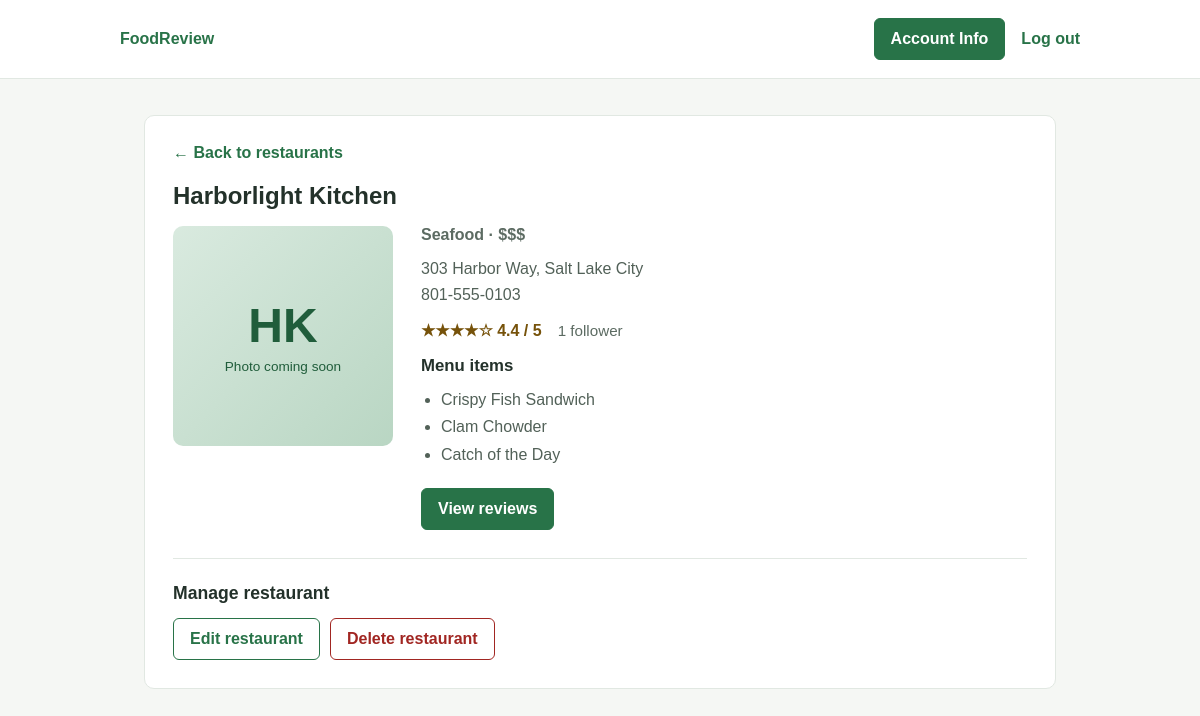
The page /restaurant-details.php?restaurant=3 (signed in) on the database its author committed.
### tables this page shows
CREATE TABLE restaurants (
    restaurant_id INTEGER PRIMARY KEY,
    owner_user_id INTEGER NOT NULL,
    name VARCHAR(255) NOT NULL,
    cuisine_type VARCHAR(100) NOT NULL,
    price_range VARCHAR(50) NOT NULL CHECK (price_range IN ('$', '$$', '$$$', '$$$$')),
    address VARCHAR(255) NOT NULL,
    city VARCHAR(100) NOT NULL,
    phone VARCHAR(30) NOT NULL,
    avg_rating DECIMAL(3, 2),
    created_at TIMESTAMP NOT NULL DEFAULT CURRENT_TIMESTAMP,
    FOREIGN KEY (owner_user_id) REFERENCES users (user_id)
);

CREATE TABLE food_item (
    food_item_id INTEGER PRIMARY KEY,
    restaurant_id INTEGER NOT NULL,
    name VARCHAR(255) NOT NULL,
    description TEXT,
    price DECIMAL(10, 2) NOT NULL,
    category VARCHAR(100) NOT NULL,
    FOREIGN KEY (restaurant_id) REFERENCES restaurants (restaurant_id)
);

### includes/db.php (called while the page is built, shortened)
<?php
function db(): PDO
{
    static $pdo = null;
    if ($pdo === null) {
        $path = __DIR__ . '/../database/restaurants.db';
        $pdo = new PDO('sqlite:' . $path);
        $pdo->setAttribute(PDO::ATTR_ERRMODE, PDO::ERRMODE_EXCEPTION);
        $pdo->setAttribute(PDO::ATTR_DEFAULT_FETCH_MODE, PDO::FETCH_ASSOC);
        $pdo->exec('PRAGMA foreign_keys = ON');
    }
    return $pdo;
}
function parseId($value): ?int
{
    $id = filter_var($value, FILTER_VALIDATE_INT, ['options' => ['min_range' => 1]]);
    return $id === false ? null : $id;
}

### includes/restaurants.php (called while the page is built, shortened)
<?php
require_once __DIR__ . '/db.php';
function getRestaurant(int $restaurantId): ?array
{
    $statement = db()->prepare(RESTAURANT_SELECT . ' WHERE r.restaurant_id = ?');
    $statement->execute([$restaurantId]);
    return $statement->fetch() ?: null;
}
function getFoodItems(int $restaurantId): array
{
    $statement = db()->prepare(
        'SELECT food_item_id AS id, name FROM food_item WHERE restaurant_id = ? ORDER BY food_item_id'
    );
    $statement->execute([$restaurantId]);
    return $statement->fetchAll();
}
function ratingStars($rating): string
{
    $fullStars = max(0, min(5, (int) round((float) $rating)));
    return str_repeat('★', $fullStars) . str_repeat('☆', 5 - $fullStars);
}
function formatRating($rating): string
{
    return $rating === null ? 'No ratings yet' : number_format((float) $rating, 1) . ' / 5';
}
function restaurantInitials(string $name): string
{
    $words = array_filter(explode(' ', $name), fn ($word) => ctype_alpha(substr($word, 0, 1)));
    $letters = array_map(fn ($word) => strtoupper(substr($word, 0, 1)), array_slice($words, 0, 2));
    return implode('', $letters);
}

### includes/auth.php (called while the page is built, shortened)
<?php
require_once __DIR__ . '/db.php';
function currentUser(): ?array
{
    return $_SESSION['user'] ?? null;
}
function hasRole(string ...$roles): bool
{
    $user = currentUser();
    return $user !== null && in_array($user['role'], $roles, true);
}
    ?>
    <?php
function getOwnedRestaurantIds(): array
{
    $statement = db()->prepare('SELECT restaurant_id FROM restaurants WHERE owner_user_id = ? ORDER BY restaurant_id');
    $statement->execute([currentUser()['id']]);
    return array_map('intval', $statement->fetchAll(PDO::FETCH_COLUMN));
}
function canManageRestaurant(int $restaurantId): bool
{
    return hasRole('Admin') || in_array($restaurantId, getOwnedRestaurantIds(), true);
}

### restaurant-details.php (the view, shortened to what this page needs)
<?php
require_once 'includes/auth.php';
require_once 'includes/restaurants.php';
$restaurantId = parseId($_GET['restaurant'] ?? null);
$restaurant = $restaurantId === null ? null : getRestaurant($restaurantId);
if ($restaurant === null) {
    http_response_code(404);
} else {
    $foodItems = getFoodItems($restaurantId);
}
?>
<!DOCTYPE html>
<html lang="en">
<head>
    <link rel="stylesheet" href="css/styles.css">
</head>
<body>
    <?php require_once 'includes/header.php'; ?>
    <main>
        <?php if ($restaurant === null): ?>
            <section class="restaurant-details">
                <h1>Restaurant not found</h1>
                <p class="intro">Choose a restaurant from the list to see its details.</p>
                <a class="details-button" href="restaurant-list.php">Back to restaurants</a>
            </section>
        <?php else: ?>
            <article class="restaurant-details">
                <a class="back-link" href="restaurant-list.php">← Back to restaurants</a>
                <h1><?= htmlspecialchars($restaurant['name'], ENT_QUOTES, 'UTF-8') ?></h1>
                <div class="restaurant-layout">
                    <div class="restaurant-image" role="img" aria-label="<?= htmlspecialchars($restaurant['name'], ENT_QUOTES, 'UTF-8') ?> logo placeholder">
                        <span><?= restaurantInitials($restaurant['name']) ?></span>
                        <small>Photo coming soon</small>
                    </div>
                    <div class="restaurant-info">
                        <p class="restaurant-meta">
                            <?= htmlspecialchars($restaurant['cuisine'], ENT_QUOTES, 'UTF-8') ?> · <?= htmlspecialchars($restaurant['price_range'], ENT_QUOTES, 'UTF-8') ?>
                        </p>
                        <p class="restaurant-description">
                            <?= htmlspecialchars($restaurant['address'] . ', ' . $restaurant['city'], ENT_QUOTES, 'UTF-8') ?><br>
                            <?= htmlspecialchars($restaurant['phone'], ENT_QUOTES, 'UTF-8') ?>
                        </p>
                        <div class="restaurant-stats">
                            <span class="rating" aria-label="Rating: <?= formatRating($restaurant['rating']) ?>">
                                <?= ratingStars($restaurant['rating']) ?> <?= formatRating($restaurant['rating']) ?>
                            </span>
                            <span class="followers"><?= number_format($restaurant['followers']) ?> follower<?= (int) $restaurant['followers'] === 1 ? '' : 's' ?></span>
                        </div>
                        <h2 class="section-label">Menu items</h2>
                        <?php if (count($foodItems) === 0): ?>
                            <p class="intro">No menu items yet.</p>
                        <?php else: ?>
                            <ul class="menu-list">
                                <?php foreach ($foodItems as $foodItem): ?>
                                    <li><?= htmlspecialchars($foodItem['name'], ENT_QUOTES, 'UTF-8') ?></li>
                                <?php endforeach; ?>
                            </ul>
                        <?php endif; ?>
                        <div class="page-actions">
                            <a class="details-button" href="restaurant-reviews.php?restaurant=<?= $restaurantId ?>">View reviews</a>
                        </div>
                    </div>
                </div>
                <?php if (canManageRestaurant($restaurantId)): ?>
                    <section class="manage-section" aria-labelledby="manage-heading">
                        <h2 id="manage-heading">Manage restaurant</h2>
                        <div class="page-actions">
                            <a class="secondary-button" href="restaurant-edit.php?restaurant=<?= $restaurantId ?>">Edit restaurant</a>
                            <a class="danger-button" href="restaurant-delete.php?restaurant=<?= $restaurantId ?>">Delete restaurant</a>
                        </div>
                    </section>
                <?php endif; ?>
            </article>
        <?php endif; ?>
    </main>
</body>
</html>

### css/styles.css (style rules this page uses)
* { box-sizing: border-box; }
body { background: #f5f7f4; color: #23312a; font-family: Arial, sans-serif; margin: 0; }
main { margin: 0 auto; max-width: 960px; padding: 36px 24px; }
h1 { margin: 0 0 8px; }
.back-link { color: #287348; display: inline-block; font-weight: 600; margin-bottom: 20px; text-decoration: none; }
.details-button, .account-button, .follow-button, .secondary-button, .danger-button { border: 1px solid transparent; border-radius: 6px; cursor: pointer; display: inline-block; font: inherit; font-weight: 600; padding: 11px 16px; text-align: center; text-decoration: none; }
.details-button, .account-button, .follow-button { background: #287348; border-color: #287348; color: #fff; }
.secondary-button { background: #fff; border-color: #287348; color: #287348; }
.danger-button { background: #fff; border-color: #a12622; color: #a12622; }
.page-actions { align-items: center; display: flex; flex-wrap: wrap; gap: 10px; }
.restaurant-stats { align-items: center; display: flex; flex-wrap: wrap; gap: 6px 16px; margin-bottom: 16px; }
.rating { color: #76520a; font-weight: 600; }
.followers { color: #5c6b62; font-size: 0.95rem; }
.restaurant-details { background: #fff; border: 1px solid #e1e8e2; border-radius: 10px; padding: 28px; }
.restaurant-layout { align-items: start; display: grid; gap: 28px; grid-template-columns: 220px 1fr; margin-top: 16px; }
.restaurant-image { align-items: center; aspect-ratio: 1; background: linear-gradient(135deg, #d9eadf, #b9d6c3); border-radius: 10px; color: #205d3b; display: flex; flex-direction: column; gap: 6px; justify-content: center; }
.restaurant-image span { font-size: 3rem; font-weight: 700; }
.restaurant-image small { font-size: 0.85rem; }
.restaurant-meta { color: #5c6b62; font-weight: 600; margin: 0 0 12px; }
.restaurant-description { color: #526158; line-height: 1.6; margin: 0 0 14px; }
.section-label { font-size: 1.05rem; margin: 0 0 10px; }
.menu-list { color: #526158; line-height: 1.7; margin: 0 0 20px; padding-left: 20px; }
.manage-section { border-top: 1px solid #e1e8e2; margin-top: 28px; padding-top: 24px; }
.manage-section h2 { font-size: 1.1rem; margin: 0 0 14px; }

### rows shown on the page
restaurants: name "Harborlight Kitchen", name "HK", cuisine_type "Seafood", price_range "$$$", address+city "303 Harbor Way, Salt Lake City", phone "801-555-0103", avg_rating "★★★★☆", avg_rating "4.4 / 5"
food_item: name "Crispy Fish Sandwich"
food_item: name "Clam Chowder"
food_item: name "Catch of the Day"

### other values the page prints
$restaurant['followers'] "1"
